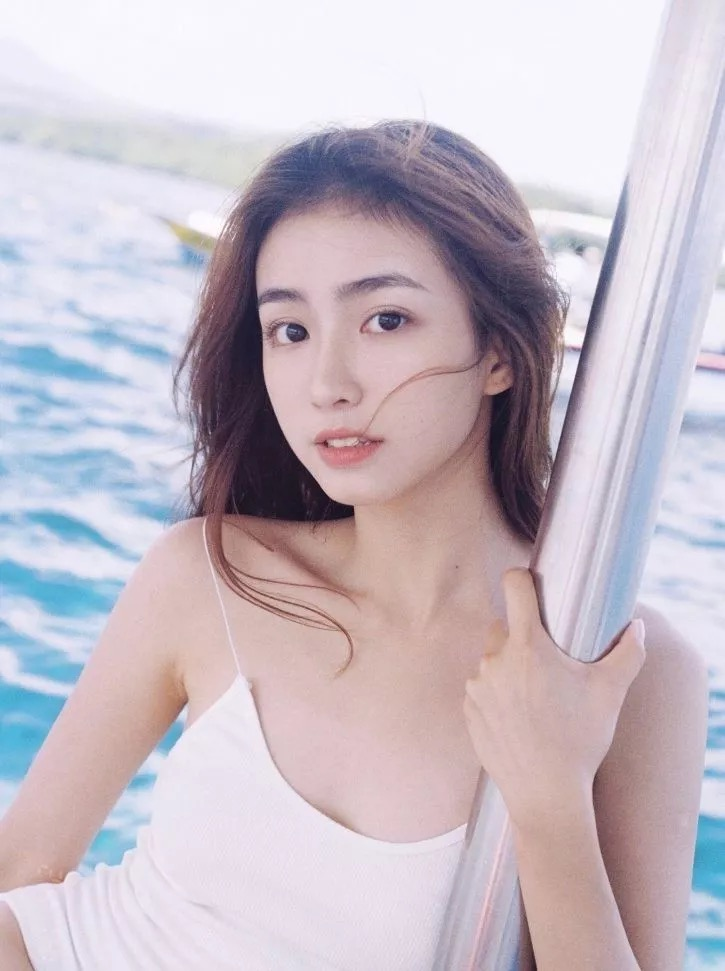
#> input picture src_image/xiao.jpeg, 725 x 971 px
$ python demo.py
#> lines starting #> are read from the running program, lines starting #| are printed output that depends on the picture
# 用Python做素描图——Sketching with Python
import cv2

# 一、读取图片
ima_path = "./src_image/xiao.jpeg"
img_rgb = cv2.imread(ima_path)
#> img_rgb is the input picture: shape (971, 725, 3); mean B, G, R 196.9, 187.5, 197.8
img_gray = cv2.cvtColor(img_rgb, cv2.COLOR_RGB2GRAY)  # 将读取的图片转化为灰度图
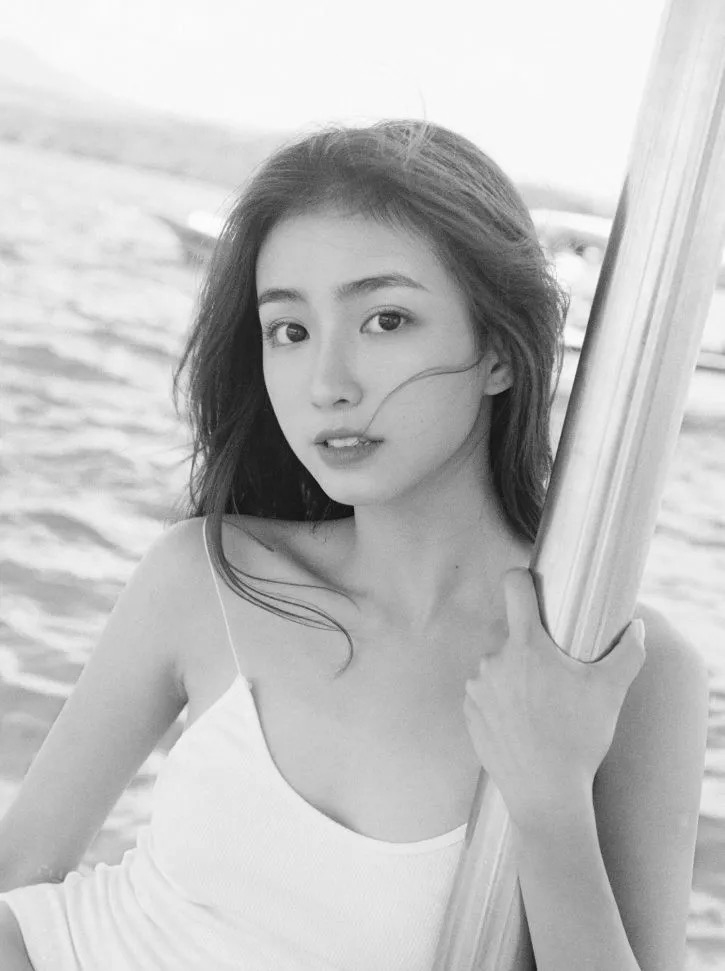
#> img_gray: shape (971, 725); min 9, max 255, mean 191.5
# img_gray = cv2.medianBlur(img_gray, 5)
img_blur = cv2.GaussianBlur(img_gray, ksize=(21, 21), sigmaX=0, sigmaY=0)

# 使用高斯滤波进行图片模糊化
# 参数ksize表示高斯核的大小，sigmaX和sigmaY分别表示高斯核在 X 和 Y 方向上的标准差。


# 二、使用adaptiveThreshold()方法对图片进行二值化操作，函数中的参数大多用于设置自适应二值化的算法和阈值等。
img_edge = cv2.adaptiveThreshold(img_gray, 255, cv2.ADAPTIVE_THRESH_MEAN_C, cv2.THRESH_BINARY, blockSize=3, C=2)
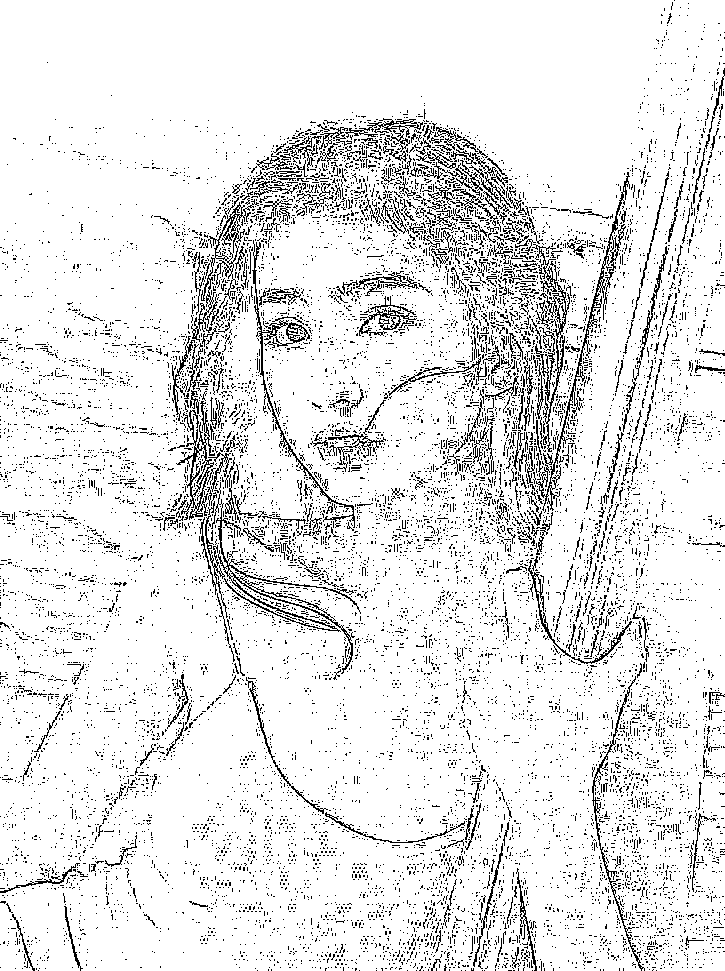
#> img_edge: shape (971, 725); 90.2% white; black in thin lines or dots
# img_edge = cv2.adaptiveThreshold(img_gray, 255,
#                                  cv2.ADAPTIVE_THRESH_MEAN_C,
#                                  cv2.THRESH_BINARY, blockSize=3, C=2)
# img_blur = cv2.GaussianBlur(img_gray, ksize=(21, 21),sigmaX=0, sigmaY=0)
cv2.divide(img_gray, img_blur, scale=255)

# 三、保存转换后的图片
dest_image = './pic/qqq.jpg'
cv2.imwrite(dest_image, img_edge)
